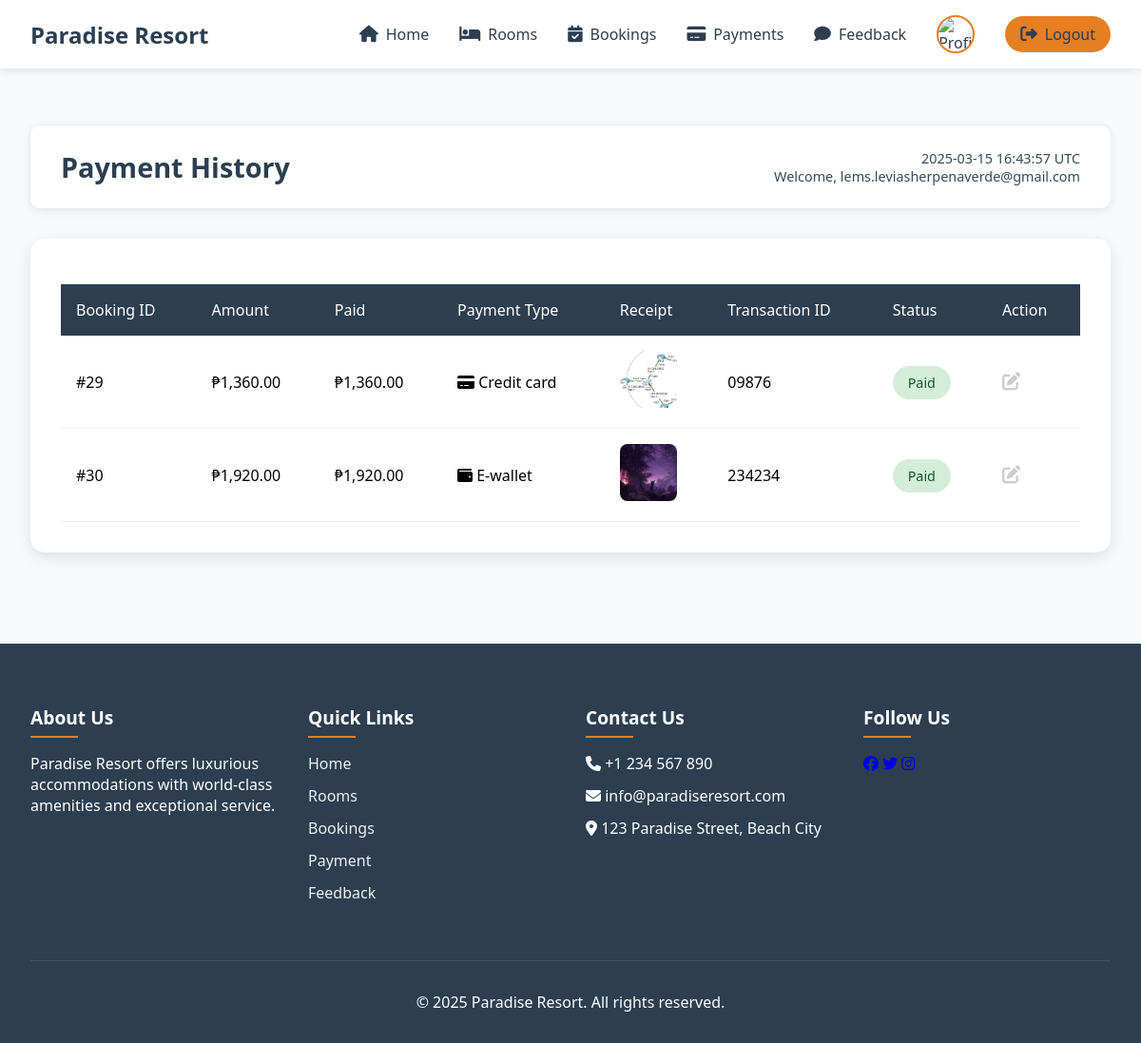
Screenshot of /user/payment/index.php (signed in) with the database file from the repository.
### tables this page shows
CREATE TABLE IF NOT EXISTS `user` (
  `user_id` int(11) NOT NULL AUTO_INCREMENT,
  `account_id` int(11) NOT NULL,
  `fname` varchar(50) NOT NULL,
  `lname` varchar(50) NOT NULL,
  `age` int(11) NOT NULL,
  `gender` enum('male','female') NOT NULL,
  `contact` varchar(15) NOT NULL,
  `profile_img` varchar(255) DEFAULT NULL,
  PRIMARY KEY (`user_id`),
  UNIQUE KEY `name` (`fname`),
  UNIQUE KEY `contact` (`contact`),
  KEY `user_account_fk` (`account_id`),
  KEY `unique_fullname` (`fname`,`lname`)
);

CREATE TABLE IF NOT EXISTS `account` (
  `account_id` int(11) NOT NULL AUTO_INCREMENT,
  `username` varchar(50) NOT NULL,
  `password` varchar(50) NOT NULL,
  `role` enum('user','admin','staff') NOT NULL,
  `last_active` datetime DEFAULT NULL,
  `created_at` timestamp NOT NULL DEFAULT current_timestamp(),
  `updated_at` timestamp NULL DEFAULT NULL,
  `deleted_at` datetime DEFAULT NULL,
  PRIMARY KEY (`account_id`)
);

CREATE TABLE IF NOT EXISTS `payment` (
  `payment_id` int(11) NOT NULL AUTO_INCREMENT,
  `book_id` int(11) NOT NULL,
  `amount` decimal(10,2) NOT NULL,
  `pay_amount` decimal(10,2) NOT NULL,
  `payment_type` enum('cash','credit_card','e-wallet') DEFAULT NULL,
  `payment_img` varchar(255) DEFAULT NULL,
  `transaction_id` varchar(255) DEFAULT NULL,
  `payment_status` enum('pending','paid','refunded') NOT NULL,
  `created_at` datetime NOT NULL DEFAULT current_timestamp(),
  `updated_at` datetime NOT NULL DEFAULT current_timestamp(),
  PRIMARY KEY (`payment_id`),
  KEY `payment_book_fk` (`book_id`)
);

### user/payment/index.php (the view, shortened to what this page needs)
<?php
include ('../../resources/database/config.php');
$account_id = $_SESSION['ID'];
$sql = "SELECT p.*, b.account_id FROM payment p
        JOIN booking b ON p.book_id = b.book_id
        WHERE b.account_id = ?";
$stmt = $conn->prepare($sql);
$stmt->bind_param("i", $account_id);
$stmt->execute();
$result = $stmt->get_result();
$payments = $result->fetch_all(MYSQLI_ASSOC);
?>
<!DOCTYPE html>
<html lang="en">
<head>
    <link rel="stylesheet" href="https://cdnjs.cloudflare.com/ajax/libs/font-awesome/6.4.2/css/all.min.css">
</head>
<body>
    <?php include("../view/navbar.php"); ?>
    <div class="main-container">
        <div class="info-bar">
            <div class="page-title">Payment History</div>
            <div class="current-info">
                <div><?php echo date('Y-m-d H:i:s'); ?> UTC</div>
                <div>Welcome, <?php echo htmlspecialchars($user_data['username']); ?></div>
            </div>
        </div>
        <div class="payments-container">
            <table class="payments-table">
                <thead>
                    <tr>
                        <th>Booking ID</th>
                        <th>Amount</th>
                        <th>Paid</th>
                        <th>Payment Type</th>
                        <th>Receipt</th>
                        <th>Transaction ID</th>
                        <th>Status</th>
                        <th>Action</th>
                    </tr>
                </thead>
                <tbody>
                    <?php foreach ($payments as $payment): ?>
                    <tr>
                        <td>#<?php echo $payment['book_id']; ?></td>
                        <td>₱<?php echo number_format($payment['amount'], 2); ?></td>
                        <td>₱<?php echo number_format($payment['pay_amount'], 2); ?></td>
                        <td>
                            <i class="fas <?php echo $payment['payment_type'] == 'credit_card' ? 'fa-credit-card' : 'fa-wallet'; ?>"></i>
                            <?php echo ucfirst(str_replace('_', ' ', $payment['payment_type'])); ?>
                        </td>
                        <td>
                            <img class="payment-img" src="../../resources/assets/payment_images/<?php echo $payment['payment_img']; ?>"
                                 alt="Payment Receipt">
                        </td>
                        <td><?php echo $payment['transaction_id']; ?></td>
                        <td>
                            <span class="status-badge status-<?php echo strtolower($payment['payment_status']); ?>">
                                <?php echo ucfirst($payment['payment_status']); ?>
                            </span>
                        </td>
                        <td>
                            <?php if ($payment['payment_status'] == 'paid' || $payment['payment_status'] == 'refunded'): ?>
                                <i class="fas fa-edit action-icon disabled"></i>
                            <?php else: ?>
                                <a href="edit.php?payment_id=<?php echo $payment['payment_id']; ?>">
                                    <i class="fas fa-edit action-icon"></i>
                                </a>
                            <?php endif; ?>
                        </td>
                    </tr>
                    <?php endforeach; ?>
                </tbody>
            </table>
        </div>
    </div>
    <?php include("../view/footer.php"); ?>
</body>
</html>

### user/payment/index.php (style rules this page uses)
:root { --primary: #2c3e50; --secondary: #34495e; --accent: #e67e22; --light: #f8f9fa; --dark: #2c3e50; --success: #27ae60; --danger: #e74c3c; --warning: #f1c40f; --white: #ffffff; }
* { margin: 0; padding: 0; box-sizing: border-box; font-family: 'Segoe UI', Tahoma, Geneva, Verdana, sans-serif; }
body { background-color: var(--light); }
.main-container { max-width: 1200px; margin: 100px auto 2rem; padding: 2rem; }
.info-bar { background: var(--white); padding: 1.5rem 2rem; border-radius: 10px; box-shadow: 0 2px 10px rgba(0,0,0,0.1); margin-bottom: 2rem; display: flex; justify-content: space-between; align-items: center; }
.page-title { font-size: 1.8rem; color: var(--primary); font-weight: 600; }
.current-info { text-align: right; color: var(--secondary); font-size: 0.9rem; }
.payments-container { background: var(--white); border-radius: 15px; box-shadow: 0 5px 15px rgba(0,0,0,0.1); padding: 2rem; overflow-x: auto; }
.payments-table { width: 100%; border-collapse: collapse; margin-top: 1rem; }
.payments-table th { background: var(--primary); color: var(--white); padding: 1rem; text-align: left; font-weight: 500; }
.payments-table td { padding: 1rem; border-bottom: 1px solid #eee; }
.payment-img { width: 60px; height: 60px; border-radius: 8px; object-fit: cover; }
.status-badge { padding: 0.5rem 1rem; border-radius: 50px; font-size: 0.9rem; font-weight: 500; }
.status-paid { background: #d4edda; color: #155724; }
.action-icon { color: var(--accent); font-size: 1.2rem; transition: transform 0.3s ease; }
.action-icon.disabled { color: #ccc; cursor: not-allowed; }

### rows the page displays
user: account.username "lems.leviasherpenaverde@gmail.com"
payment: book "29", amount "1,360.00", pay_amount "1,360.00", payment_type "Credit card", payment_img (picture), transaction "09876", payment_status "Paid"
payment: book "30", amount "1,920.00", pay_amount "1,920.00", payment_type "E-wallet", payment_img (picture), transaction "234234", payment_status "Paid"
